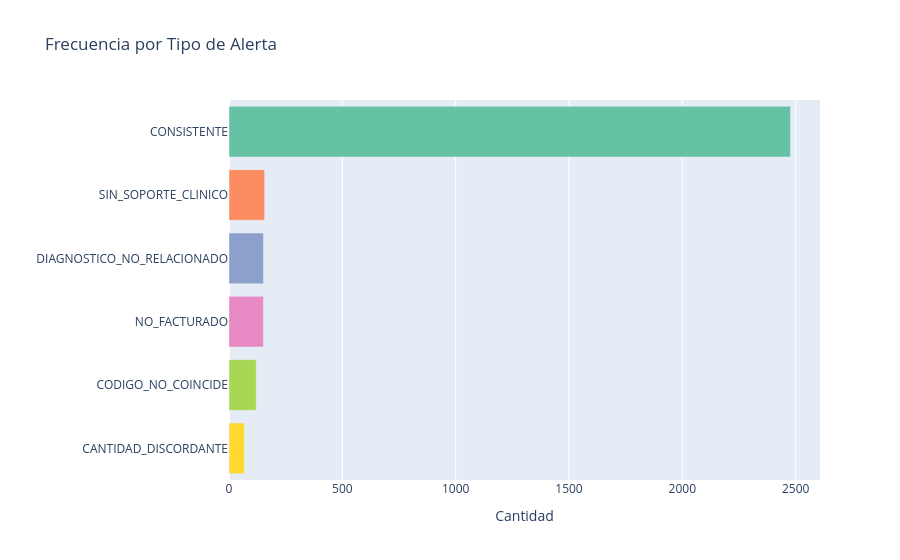

This figure's notebook cell:
### Markdown cell above
### 9.2 Frecuencia por Tipo de Alerta

### Code cell
fig = px.bar(
    cruce_validacion['tipo_alerta'].value_counts().reset_index(),
    x='count', y='tipo_alerta', orientation='h',
    title='Frecuencia por Tipo de Alerta',
    color='tipo_alerta',
    color_discrete_sequence=px.colors.qualitative.Set2
)
fig.update_layout(showlegend=False, yaxis_title='', xaxis_title='Cantidad')
fig.show()

### Figure 1 — Plotly figure (JSON) as saved in the notebook; plotly's stock layout.template omitted (floating-point values rounded to 4 significant figures)
{"data": [{"hovertemplate": "tipo_alerta=%{y}<br>count=%{x}<extra></extra>", "legendgroup": "CONSISTENTE", "marker": {"color": "rgb(102,194,165)", "pattern": {"shape": ""}}, "name": "CONSISTENTE", "orientation": "h", "showlegend": true, "textposition": "auto", "type": "bar", "x": [2477], "xaxis": "x", "y": ["CONSISTENTE"], "yaxis": "y"}, {"hovertemplate": "tipo_alerta=%{y}<br>count=%{x}<extra></extra>", "legendgroup": "SIN_SOPORTE_CLINICO", "marker": {"color": "rgb(252,141,98)", "pattern": {"shape": ""}}, "name": "SIN_SOPORTE_CLINICO", "orientation": "h", "showlegend": true, "textposition": "auto", "type": "bar", "x": [157], "xaxis": "x", "y": ["SIN_SOPORTE_CLINICO"], "yaxis": "y"}, {"hovertemplate": "tipo_alerta=%{y}<br>count=%{x}<extra></extra>", "legendgroup": "DIAGNOSTICO_NO_RELACIONADO", "marker": {"color": "rgb(141,160,203)", "pattern": {"shape": ""}}, "name": "DIAGNOSTICO_NO_RELACIONADO", "orientation": "h", "showlegend": true, "textposition": "auto", "type": "bar", "x": [152], "xaxis": "x", "y": ["DIAGNOSTICO_NO_RELACIONADO"], "yaxis": "y"}, {"hovertemplate": "tipo_alerta=%{y}<br>count=%{x}<extra></extra>", "legendgroup": "NO_FACTURADO", "marker": {"color": "rgb(231,138,195)", "pattern": {"shape": ""}}, "name": "NO_FACTURADO", "orientation": "h", "showlegend": true, "textposition": "auto", "type": "bar", "x": [152], "xaxis": "x", "y": ["NO_FACTURADO"], "yaxis": "y"}, {"hovertemplate": "tipo_alerta=%{y}<br>count=%{x}<extra></extra>", "legendgroup": "CODIGO_NO_COINCIDE", "marker": {"color": "rgb(166,216,84)", "pattern": {"shape": ""}}, "name": "CODIGO_NO_COINCIDE", "orientation": "h", "showlegend": true, "textposition": "auto", "type": "bar", "x": [120], "xaxis": "x", "y": ["CODIGO_NO_COINCIDE"], "yaxis": "y"}, {"hovertemplate": "tipo_alerta=%{y}<br>count=%{x}<extra></extra>", "legendgroup": "CANTIDAD_DISCORDANTE", "marker": {"color": "rgb(255,217,47)", "pattern": {"shape": ""}}, "name": "CANTIDAD_DISCORDANTE", "orientation": "h", "showlegend": true, "textposition": "auto", "type": "bar", "x": [68], "xaxis": "x", "y": ["CANTIDAD_DISCORDANTE"], "yaxis": "y"}], "layout": {"barmode": "relative", "legend": {"title": {"text": "tipo_alerta"}, "tracegroupgap": 0}, "showlegend": false, "title": {"text": "Frecuencia por Tipo de Alerta"}, "xaxis": {"anchor": "y", "domain": [0, 1], "title": {"text": "Cantidad"}}, "yaxis": {"anchor": "x", "categoryarray": ["CANTIDAD_DISCORDANTE", "CODIGO_NO_COINCIDE", "NO_FACTURADO", "DIAGNOSTICO_NO_RELACIONADO", "SIN_SOPORTE_CLINICO", "CONSISTENTE"], "categoryorder": "array", "domain": [0, 1], "title": {"text": ""}}}}
